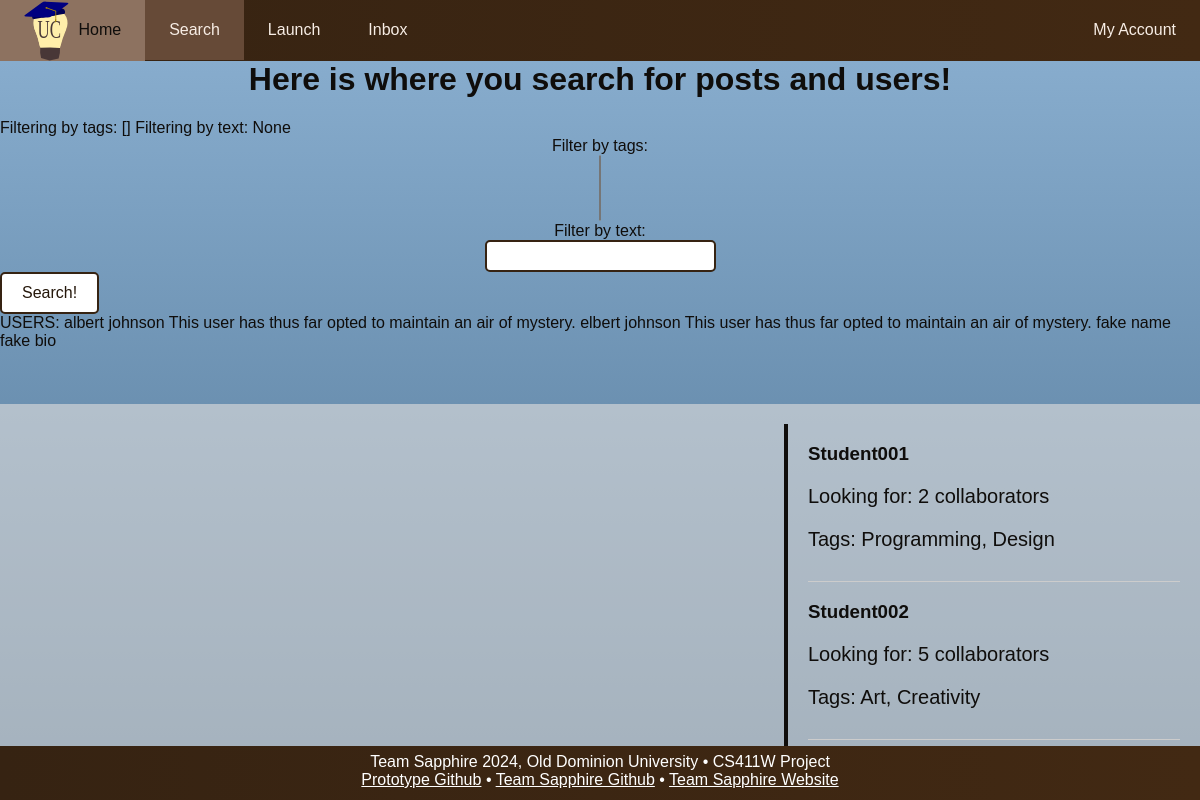
The app's page /search/, older data.
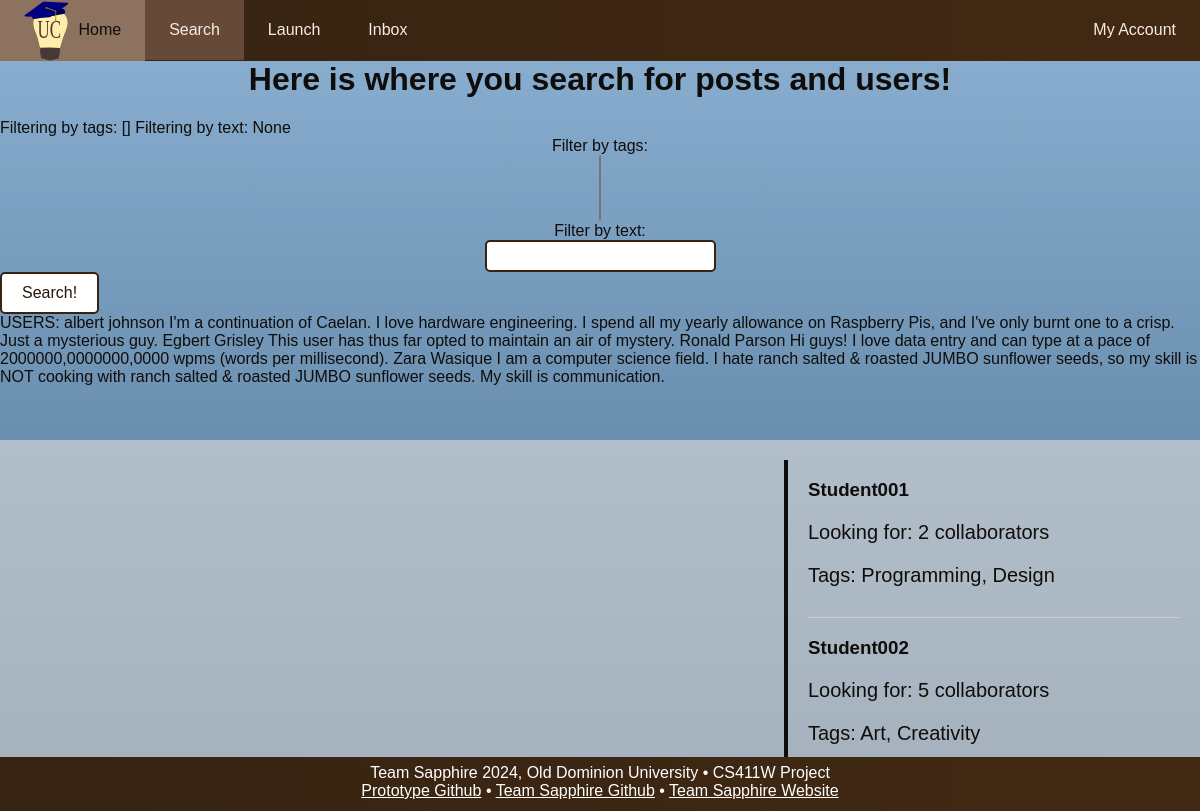
The same page, newer data.
### database/models.py (models this page shows, shortened)
class User(
    models.Model
):  # made this singular because one object does not contain multiple users.
    school_email = models.EmailField()
    password = models.CharField(
        max_length=60
    )  # with authentification does uconnect need to store this??
    first_name = models.CharField(max_length=50, default="First name")
    last_name = models.CharField(max_length=50, default="Last name")
    biography = models.CharField(
        max_length=1000,
        default="This user has thus far opted to maintain an air of mystery.",
    )
    tags = models.ManyToManyField(Tag, max_length=6)

### database/views.py (the view, shortened to what this page needs)
# urls.py: path('search/', views.search, name="search"),
def search(request):
    if request.method == "POST":
        form = FilterForm(request.POST)
        if form.is_valid():
            redirect_path = "../search?"
            selected_tags = form.cleaned_data['tags']
            search_substring = form.cleaned_data['keywords']
            if selected_tags:
                redirect_path += "tags=" # TODO: Doesn't properly handle multiple tags
                redirect_path += selected_tags[0].name
                for tag in selected_tags[1:]:
                    redirect_path += '&tags=' + tag.name
                if search_substring:
                    redirect_path += "&"
            if search_substring:
                redirect_path += "text=" + search_substring
            return HttpResponseRedirect(redirect_path)
    else:
        form = FilterForm()
        tags = request.GET.getlist('tags')
        text = request.GET.get('text')
        posts = UserPost.objects.all()
        users = User.objects.all()
        if text:
            start_posts = posts
            start_users = users
            posts = [p for p in start_posts if text in p.post_body]
            users = [u for u in start_users if text in u.biography]
    return render(request, 'database/pages/search.html', {'form': form, 'posts': posts, 'users': users, 'filter_tags': tags, 'filter_text': text})

### database/forms.py
class FilterForm(ModelForm):
    tags = forms.ModelMultipleChoiceField(label="Filter by tags:", queryset = Tag.objects.all(), required=False)
    keywords = forms.CharField(label="Filter by text:", required=False)
    class Meta:
        model = Tag
        fields = ['tags', 'keywords']

### database/templates/database/pages/search.html (shortened to what this page needs)
{% load static %}
<!DOCTYPE html>
<head>
  <link rel="stylesheet" href="{% static '/css/style.css' %}">
</head>
<header>
	<nav><div id="navbar">
			<ul>
				<li><a href="/home"><img src="{% static '/images/logo.svg' %}" alt="logo">Home</a></li>
        <li class="active"><a href="/search">Search</a></li>
				<li><a href="/launch">Launch</a></li>
				<li><a href="/inbox">Inbox</a></li>
        <li style="float:right"><a href="/account">My Account</a></li>
			</ul>
	</div></nav>
        <body>
            <br>
            <h1 style="text-align:center;">Here is where you search for posts and users!</h1>
            <body> Filtering by tags: {{ filter_tags }} </body>
            <body> Filtering by text: {{ filter_text }} </body>
            <tr>
              <form method="post">
                {% for field in form %}
                    <div class="fieldWrapper" style="text-align: center;">
                        {{ field.label_tag }} <br> {{ field }}
                    </div>
                    {% endfor %}
                    <input type = "submit" value="Search!">
                </form>
                <th>USERS:</th>
            </tr>
            {% for user in users %}
            <tr>
                <td>{{ user.first_name }}</td>
                <td>{{ user.last_name }}</td>
                <td>{{ user.biography }}</td>
            </tr>
            {% endfor %}
            <br><br>
              <br><br>
              <div class="scrollable-container">
                <div class="posts-section">
            </div>
            <div class="divider"></div>
                <div class="users-section">
                    <div class="user">
                        <h3>Student001</h3>
                        <p>Looking for: 2 collaborators</p>
                        <p>Tags: Programming, Design</p>
                    </div>
                    <div class="user">
                        <h3>Student002</h3>
                        <p>Looking for: 5 collaborators</p>
                        <p>Tags: Art, Creativity</p>
                    </div>
            </div>
          </div>
            </body>
    <nav><div id="footer">
            Team Sapphire 2024, Old Dominion University • CS411W Project<br>
            <a href="https://github.com/zwasique/F24-Sapphire/tree/main">Prototype Github</a> •
            <a href="https://github.com/clars002/411-UConnect-website">Team Sapphire Github</a> •
            <a href="https://clars002.github.io/411-UConnect-website/">Team Sapphire Website</a>
    </div></nav>
</header>

### database/static/css/style.css (style rules this page uses)
body { background-image: linear-gradient(#8cb1d2, #4c7191); font-family: Arial, Helvetica, sans-serif; color:#0f0d0b; padding: 0; margin: 0; height: 100%; }
p { font-size: 20px; }
input[type=submit] { background-color: #FFFFFF; color: #25170a; border: 2px solid #362312; font-size:16px; padding: 10px 20px; cursor: pointer; text-align: center; border-radius: 5px; }
input[type=text] { background-color: #FFFFFF; color: #25170a; border: 2px solid #362312; font-size:16px; padding: 5px 10px; border-radius: 5px; }
#navbar { position: relative; left: 0; top: 0; width: 100%; float: left; padding: 0; margin: 0; background-image: linear-gradient(to right,#362312, #422913); }
#navbar ul { text-align: center; padding: 0; margin: 0; background-image: linear-gradient(to right,#362312, #422913); overflow: hidden; }
#navbar li img { height: 60px; width: auto; vertical-align: middle; list-style-type: none; }
#navbar li { padding: 0; margin: 0; float: left; list-style-type: none; }
#navbar li a, #navbar li span { display: inline-block; padding: 0em 1.5em; text-decoration: none; font-family: Arial, Helvetica, sans-serif; line-height: 60px; }
#navbar li a { color: #f7ede5; }
.active { background-color: #664a37; }
#footer { position: absolute; height: 40px; left: 0%; right: 0%; bottom: 0%; background-image: linear-gradient(to right,#362312, #422913); color: white; text-align: center; padding: 7px 7px; margin: 0; }
a:link { color: white; }
.scrollable-container { display: flex; flex-direction: row; justify-content: space-between; align-items: stretch; background-color: #f7ede583; padding: 20px; gap: 20px; }
.posts-section { flex: 2; max-width: 66%; }
.users-section { flex: 1; max-width: 33%; }
.divider { width: 4px; flex-shrink: 0; background-color: #0f0d0b; }
.post, .user { margin-bottom: 15px; padding-bottom: 10px; border-bottom: 1px solid #ccc; }

Row changes from the older to the newer data that the page shows:
changed User "albert": biography "This user has thus far opted to maintain an air of mystery." → "I'm a continuation of Caelan. I love hardware engineering. I spend all my yearly allowance on Raspberry Pis, and I've only burnt one to a crisp. Just a mysterious guy."
changed User "This user has thus far opted to maintain an air of mystery.": first_name "elbert" → "Egbert"; last_name "johnson" → "Grisley"
changed User: first_name "fake" → "Ronald"; last_name "name" → "Parson"; biography "fake bio" → "Hi guys! I love data entry and can type at a pace of 2000000,0000000,0000 wpms (words per millisecond)."
added User: first_name "Zara", last_name "Wasique", biography "I am a computer science field. I hate ranch salted & roasted JUMBO sunflower seeds, so my skill is NOT cooking with ranch salted & roasted JUMBO sunflower seeds. My skill is communication."
